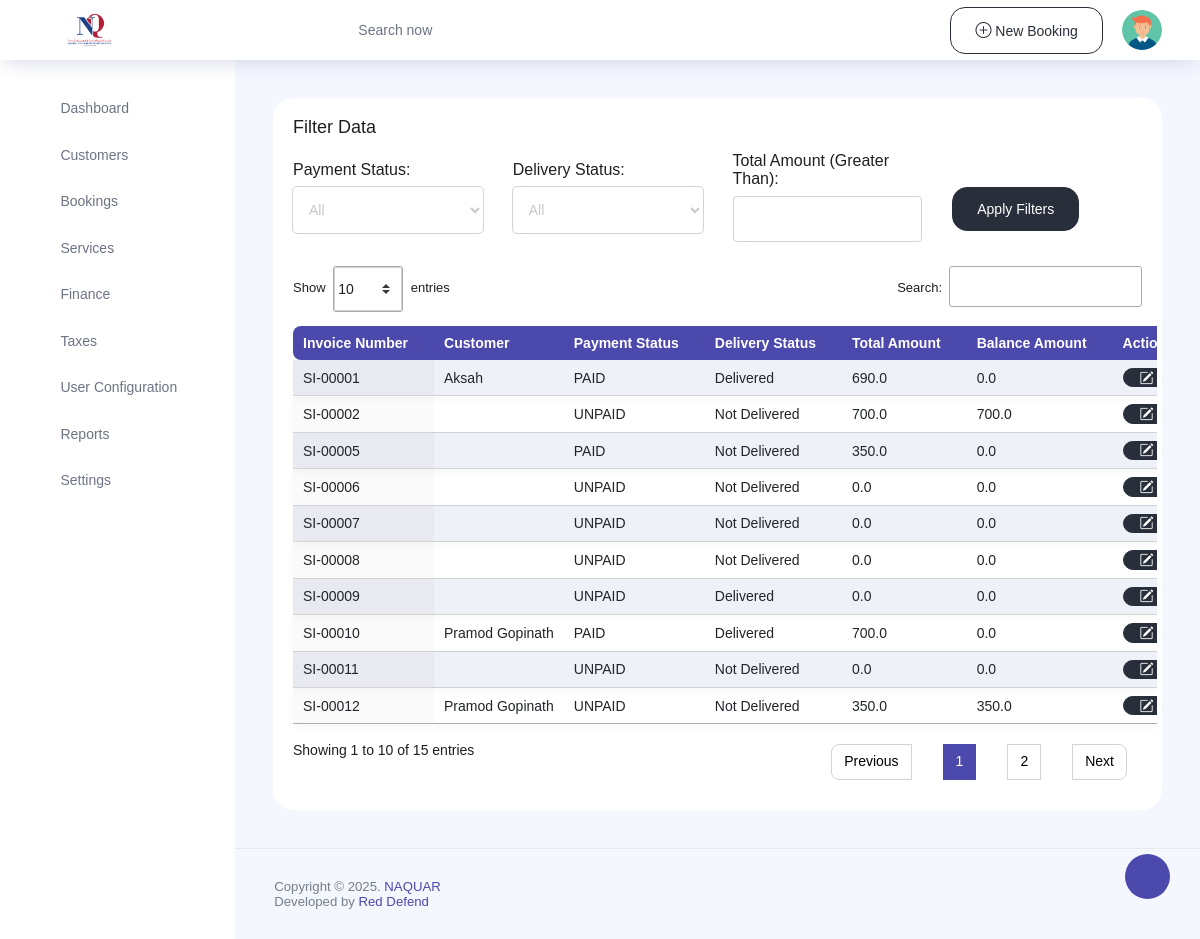
Screenshot of /services/filter_booking (signed in) with the database file from the repository.
### service/models.py (models this page shows, shortened)
class Order(models.Model):
    customer = models.ForeignKey(Customers, on_delete=models.SET_NULL,null=True,blank=True)
    invoice_number = models.CharField(max_length=20, unique=True)
    order_date = models.DateTimeField(auto_now_add=True)
    total_amount_from_customer = models.FloatField(default=0)  # Set default to 0
    service_fee = models.FloatField(default=0)  # Set default to 0
    total_amount_before_discount = models.FloatField(default=0)  # Set default to 0
    total_tax = models.FloatField(default=0)
    total_amount = models.FloatField(default=0)
    payment_status1 = models.CharField(max_length=20, default='UNPAID', choices=(("UNPAID","UNPAID"),("PAID","PAID"),("PARTIALLY","PARTIALLY")))
    payment_status = models.BooleanField(default=False)
    discount = models.FloatField(default=0)
    bill_discount = models.FloatField(default=0)
    save_status = models.BooleanField(default=False)
    paid_amount = models.FloatField(default=0)
    balance_amount = models.FloatField(default=0)
    total_fine = models.FloatField(default=0)
    total_extra = models.FloatField(default=0)
    delivery_status = models.CharField(max_length=30, default="Not Delivered", choices= (
                                                                                            ("Not Delivered", "Not Delivered"),
                                                                                            ("Partially Delivered", "Partially Delivered"),
                                                                                            ("Delivered", "Delivered"),
                                                                                            ("Cancelled", "Cancelled"),
                                                                                        ))

class Customers(models.Model):
    name = models.CharField(max_length=100, null=True, blank=True)
    email = models.EmailField( null=True, blank=True)
    phone = models.CharField(max_length=15, null=True, blank=True)
    address = models.TextField( null=True, blank=True)
    eid_number = models.CharField(max_length=20, null=True, blank=True)
    customer_type = models.CharField(max_length=20, default="Individual",choices=(("Individual", "Individual"), ("Company", "Company")))
    date_added = models.DateField(auto_now_add=True)

### service/views.py (the view)
# urls.py: path("filter_booking",views.filter_booking,name="filter_booking"),
@login_required(login_url='SignIn')
def filter_booking(request):
    orders = Order.objects.all()
    if 'payment_status1' in request.GET and request.GET['payment_status1']:
        orders = orders.filter(payment_status1=request.GET['payment_status1'])
    if 'delivery_status' in request.GET and request.GET['delivery_status']:
        orders = orders.filter(delivery_status=request.GET['delivery_status'])
    if 'total_amount' in request.GET and request.GET['total_amount']:
        orders = orders.filter(total_amount__gte=request.GET['total_amount'])
    return render(request,"filter_for_order.html",{"orders":orders})

### templates/filter_for_order.html (shortened to what this page needs)
{% extends 'index.html' %}
{% block content %}
<div class="content-page card position-relative">
    <div class="container-fluid card-body">
        <div class="row">
            <div class="col-lg-12">
                <div class="mb-4">
                    <div>
                        <h4 class="mb-3">Filter Data</h4>
                        <form id="order-filter-form">
                            <div class="row align-items-center">
                                <div class="col-md-3">
                                    <label for="payment-status">Payment Status:</label>
                                    <select id="payment-status" class="form-control" name="payment_status1">
                                        <option value="">All</option>
                                    </select>
                                </div>
                                <div class="col-md-3">
                                    <label for="delivery-status">Delivery Status:</label>
                                    <select id="delivery-status" class="form-control" name="delivery_status">
                                        <option value="">All</option>
                                    </select>
                                </div>
                                <div class="col-md-3">
                                    <label for="total-amount">Total Amount (Greater Than):</label>
                                    <input type="number" class="form-control" id="total-amount" name="total_amount"
                                        min="0">
                                </div>
                                <div class="col-md-3">
                                    <button type="submit" class="btn btn-dark mt-4" id="apply-filters-btn">Apply
                                        Filters</button>
                                </div>
                            </div>
                        </form>
                    </div>
                </div>
            </div>
            <div class="col-lg-12" id="filter-data" style="overflow: auto;">
                {% include 'ajax/filter.html' %}
            </div>
        </div>
    </div>
</div>
<link rel="stylesheet" href="https://cdn.datatables.net/1.13.1/css/jquery.dataTables.min.css">
{% endblock %}

### templates/ajax/filter.html (shortened to what this page needs)
   <table id="orders-table" class="table table-striped table-borderless display expandable-table">
    <thead>
        <tr>
            <th>Invoice Number</th>
            <th>Customer</th>
            <th>Payment Status</th>
            <th>Delivery Status</th>
            <th>Total Amount</th>
            <th>Balance Amount</th>
            <th>Action</th>
        </tr>
    </thead>
    <tbody>
    {% for order in orders %}
    <tr>
        <td>{{ order.invoice_number }}</td>
        <td>{{ order.customer.name }}</td>
        <td>{{ order.payment_status1 }}</td>
        <td>{{ order.delivery_status }}</td>
        <td>{{ order.total_amount_from_customer }}</td>
        <td>{{ order.balance_amount }}</td>
        <td>
            <a href="{%url 'edit_order_booking' order.id %}" class="btn btn-dark btn-sm"><i class="bi bi-pencil-square"></i></a>
        </td>
    </tr>
    {% endfor %}
    </tbody>
</table>

### rows the page displays
Order: invoice_number "SI-00001", customer.name "Aksah", payment_status1 "PAID", delivery_status "Delivered", total_amount_from_customer "690.0", balance_amount "0.0"
Order: invoice_number "SI-00002", payment_status1 "UNPAID", delivery_status "Not Delivered", total_amount_from_customer "700.0", balance_amount "700.0"
Order: invoice_number "SI-00005", payment_status1 "PAID", delivery_status "Not Delivered", total_amount_from_customer "350.0", balance_amount "0.0"
Order: invoice_number "SI-00006", payment_status1 "UNPAID", delivery_status "Not Delivered", total_amount_from_customer "0.0", balance_amount "0.0"
Order: invoice_number "SI-00007", payment_status1 "UNPAID", delivery_status "Not Delivered", total_amount_from_customer "0.0", balance_amount "0.0"
Order: invoice_number "SI-00008", payment_status1 "UNPAID", delivery_status "Not Delivered", total_amount_from_customer "0.0", balance_amount "0.0"
Order: invoice_number "SI-00009", payment_status1 "UNPAID", delivery_status "Delivered", total_amount_from_customer "0.0", balance_amount "0.0"
Order: invoice_number "SI-00010", customer.name "Pramod Gopinath", payment_status1 "PAID", delivery_status "Delivered", total_amount_from_customer "700.0", balance_amount "0.0"
Order: invoice_number "SI-00011", payment_status1 "UNPAID", delivery_status "Not Delivered", total_amount_from_customer "0.0", balance_amount "0.0"
Order: invoice_number "SI-00012", customer.name "Pramod Gopinath", payment_status1 "UNPAID", delivery_status "Not Delivered", total_amount_from_customer "350.0", balance_amount "350.0"
